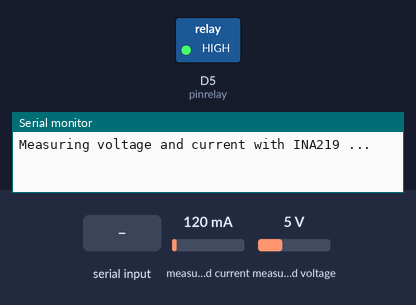
The sketch below on a simulated ESP8266 (NodeMCU). Parts: switched loads named in the sketch (green lamp = pin HIGH), the last lines printed to the serial monitor. The inputs (shaded band) are chosen by the test bench; at power-on: measured current 120 mA, measured voltage 5 V.

Above: at 1.2 s.
1.3 s: "90,45\n" received over Serial
At 3.6 s:
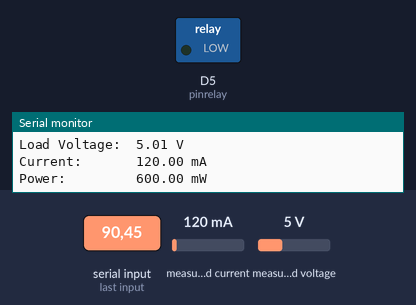
4.0 s: "1\n" received over Serial
At 4.3 s:
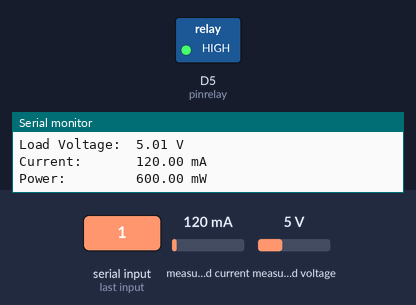
Timing chart, 0 to 7.0 s (numbered marks = the images above; inputs shaded):
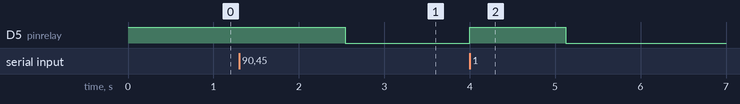

Measured:
- after the input at 1.3 s, D5 (pinrelay): HIGH → LOW after 1.2 s
- after the input at 4.0 s, D5 (pinrelay): LOW → HIGH at once, → LOW 1.1 s later

The sketch:

ina.ino
```cpp
#include <Wire.h>
#include <Adafruit_INA219.h>
Adafruit_INA219 ina219;
#define pinrelay D5
void setup(void)
{
  Serial.begin(9600);
  while (!Serial) {
    // will pause Zero, Leonardo, etc until serial console opens
    delay(1);
  }
  uint32_t currentFrequency;
  pinMode(pinrelay, OUTPUT);
  digitalWrite(pinrelay, 1);
  ina219.begin();
  Serial.println("Measuring voltage and current with INA219 ...");
}
void loop(void)
{
  //kirim 1 atau 0 dari serial monitor
  float current_mA = 0;
  float loadvoltage = 0;
  float power_mW = 0;
  if (Serial.available()) {
    int d =Serial.parseInt();
    if (d == 0) {
      digitalWrite(pinrelay, 0);
      Serial.println("Relay Nyala");
    } else if (d == 1) {
      digitalWrite(pinrelay, 1);
      Serial.println("Relay Mati");
    }
    delay(100);
    current_mA = ina219.getCurrent_mA();
    power_mW = ina219.getPower_mW();
    loadvoltage = ina219.getBusVoltage_V() + (ina219.getShuntVoltage_mV() / 1000);
    Serial.print("Load Voltage:  "); Serial.print(loadvoltage); Serial.println(" V");
    Serial.print("Current:       "); Serial.print(current_mA); Serial.println(" mA");
    Serial.print("Power:         "); Serial.print(power_mW); Serial.println(" mW");
    Serial.println("");
  }
}
```
